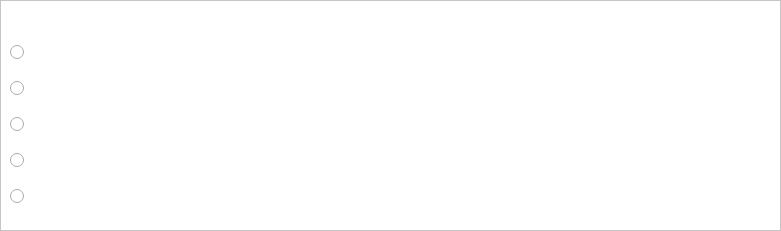
   <widget class="QFrame" name="frame_4">
    <property name="geometry">
     <rect>
      <x>20</x>
      <y>620</y>
      <width>781</width>
      <height>231</height>
     </rect>
    </property>
    <property name="styleSheet">
     <string notr="true">background-color: rgb(255, 255, 255);</string>
    </property>
    <property name="frameShape">
     <enum>QFrame::StyledPanel</enum>
    </property>
    <property name="frameShadow">
     <enum>QFrame::Raised</enum>
    </property>
    <widget class="QWidget" name="">
     <property name="geometry">
      <rect>
       <x>10</x>
       <y>30</y>
       <width>481</width>
       <height>191</height>
      </rect>
     </property>
     <layout class="QVBoxLayout" name="verticalLayout">
      <item>
       <widget class="QRadioButton" name="radioButton_1">
        <property name="text">
         <string/>
        </property>
       </widget>
      </item>
      <item>
       <widget class="QRadioButton" name="radioButton_2">
        <property name="text">
         <string/>
        </property>
       </widget>
      </item>
      <item>
       <widget class="QRadioButton" name="radioButton_3">
        <property name="text">
         <string/>
        </property>
       </widget>
      </item>
      <item>
       <widget class="QRadioButton" name="radioButton_4">
        <property name="text">
         <string/>
        </property>
       </widget>
      </item>
      <item>
       <widget class="QRadioButton" name="radioButton_7">
        <property name="text">
         <string/>
        </property>
       </widget>
      </item>
     </layout>
    </widget>
   </widget>
